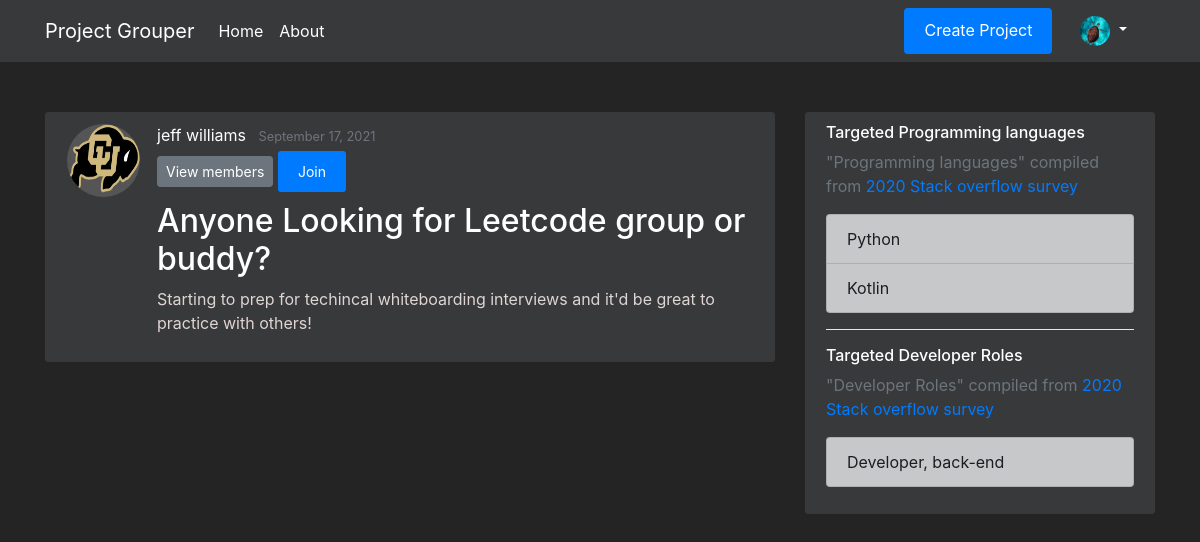
The app's page /projects/2 (signed in) with its own data.
### flaskapp/models.py (models this page shows, shortened)
class Users(db.Model, UserMixin):
    __tablename__ = 'user'
    id = db.Column(db.Integer, primary_key=True, nullable=False)
    first_name = db.Column(db.String(20), nullable=False)
    last_name = db.Column(db.String(20), nullable=False)
    email = db.Column(db.String(50), unique=True, nullable=False)
    password = db.Column(db.String(20), nullable=False)
    profile_image = db.Column(db.String(20), nullable=False, default="Portrait_Placeholder.png")
    date_joined = db.Column(db.DateTime, nullable=False, default=datetime.utcnow)
    is_moderator = db.Column(db.Boolean, default=False, nullable=False)
    languages = db.relationship('Languages', secondary=UserLanguages, lazy='subquery', backref="get_users")
    careers = db.relationship('Careers', secondary=UserCareers, lazy='subquery', backref="get_users")

class Projects(db.Model):
    __tablename__ = 'project'
    id = db.Column(db.Integer, primary_key=True, nullable=False)
    name = db.Column(db.String(250), unique=True, nullable=False)
    desc = db.Column(db.String(500), unique=False, nullable=False)
    creation_timestamp = db.Column(db.DateTime, nullable=False, default=datetime.utcnow)
    start_date = db.Column(db.DateTime, nullable=True, default=datetime.utcnow)
    target_end_date = db.Column(db.DateTime, nullable=True, default=datetime.utcnow)
    owner_id = db.Column(db.Integer, db.ForeignKey('user.id'), nullable=False, default=1)
    owner = db.relationship("Users", foreign_keys=owner_id, backref="owned_projects", uselist=False)
    members = db.relationship('Users', secondary=UserProjects, lazy='subquery', backref="get_projects")
    languages = db.relationship('Languages', secondary=ProjectLanguages, lazy='subquery', backref="get_projects")
    careers = db.relationship('Careers', secondary=ProjectCareers, lazy='subquery', backref="get_projects")

class Languages(db.Model):
    __tablename__ = 'language'
    id = db.Column(db.Integer, primary_key=True, nullable=False)
    name = db.Column(db.String(50), unique=True, nullable=False)
    desc = db.Column(db.String(250), nullable=False, default="wikisnippet")
    image = db.Column(db.String(20), nullable=False, default="language.jpg")

class Careers(db.Model):
    __tablename__ = 'career'
    id = db.Column(db.Integer, primary_key=True, nullable=False)
    name = db.Column(db.String(100), unique=True, nullable=False)
    desc = db.Column(db.String(250), nullable=False, default="wikisnippet")
    image = db.Column(db.String(20), nullable=False, default="career.jpg")

### flaskapp/routes.py (the view)
@app.route("/projects/<int:project_id>")
def project(project_id):
    current_project = Projects.query.get_or_404(project_id)
    return render_template('project.html', title=current_project.name, current_project=current_project)

### flaskapp/models.py (called while the page is built)
@login_manager.user_loader
def load_user(user_id):
    return Users.query.get(int(user_id))

### flaskapp/templates/project.html (shortened to what this page needs)
{% extends "layout.html" %}
{% block content %}
    <article class="media content-section">
        <img class="rounded-circle article-img" src="{{ url_for('static', filename='profile_pics/' + current_project.owner.profile_image) }}">
        <div class="media-body">
            <div class="article-metadata">
                <a class="mr-2" href="#">{{ current_project.owner.first_name }} {{ current_project.owner.last_name }}</a>
                <small class="text-muted">{{ current_project.creation_timestamp.strftime('%B %d, %Y') }}</small>
                <div>
                    <button type="button" class="btn btn-secondary btn-sm mt-1 mb-1" data-toggle="modal" data-target="#viewProjectMembers">View members</button>
                {% if current_project.owner == current_user %}
                    <a class="btn btn-secondary btn-sm mt-1 mb-1" href="{{ url_for('update_project', project_id=current_project.id) }}">Update</a>
                    <button type="button" class="btn btn-danger btn-sm m-1" data-toggle="modal" data-target="#deleteModal">Delete</button>
                {% else %}
                    {% if current_user not in current_project.members  %}
                        <a class="btn btn-primary btn-sm mt-1 mb-1" href="{{ url_for('join_project', project_id=current_project.id) }}">Join</a>
                    {% else  %}
                        <a class="btn btn-danger btn-sm mt-1 mb-1" href="{{ url_for('leave_project', project_id=current_project.id) }}"> Leave </a>
                    {% endif %}
                {% endif %}
                </div>
            </div>
            <h2 class="article-title ">{{ current_project.name }}</h2>
            <p class="article-content">{{ current_project.desc }}</p>
        </div>
    </article>
        <body class=dark>
            </body>
        <body class=dark>
            </body>
{% endblock content %}
{% block sidebar %}
<div class="col-md-4">
    <div class="content-section">
      <h6>Targeted Programming languages</h6>
      <p class='text-muted'> "Programming languages" compiled from <a href="https://insights.stackoverflow.com/survey/2019#technology">2020 Stack overflow survey </a>
        <ul class="list-group">
        {% for language in current_project.languages %}
          <li class="list-group-item list-group-item-dark">{{ language.name }} </li>
        {% endfor %}
        </ul>
      </p>
      <hr color="white">
      <h6>Targeted Developer Roles</h6>
      <p class='text-muted'> "Developer Roles" compiled from <a href="https://insights.stackoverflow.com/survey/2020#developer-profile-developer-type-all-respondents">2020 Stack overflow survey </a>
        <ul class="list-group">
        {% for career in current_project.careers %}
          <li class="list-group-item list-group-item-dark">{{ career.name }} </li>
        {% endfor %}
        </ul>
      </p>
    </div>
</div>
{% endblock sidebar %}

### flaskapp/templates/layout.html (shortened to what this page needs)
<!DOCTYPE html>
<html lang="en">
<head>
    <link rel="stylesheet" href="https://maxcdn.bootstrapcdn.com/bootstrap/4.0.0/css/bootstrap.min.css">
    <link rel="stylesheet" type="text/css" href="{{ url_for('static', filename='/main.css') }}">
</head>
<body>
    <header class="site-header">
        <nav class="navbar navbar-expand-md navbar-dark bg-steel fixed-top">
            <div class="container">
                <a class="navbar-brand" href="/"> Project Grouper </a>
                <div class="collapse navbar-collapse" id="navbarToggle">
                    <div class="navbar-nav mr-auto">
                        <a class="nav-item nav-link" href="{{ url_for('home') }}">Home</a>
                        <a class="nav-item nav-link" href="{{ url_for('about') }}">About</a>
                    </div>
                    <div class="navbar-nav">
                        {% if current_user.is_authenticated %}
                            <a class="btn btn-primary btn-sml" href="{{ url_for('new_project') }}">Create Project</a>
                            <li class="nav-item dropdown">
                                <a class="nav-link dropdown-toggle" href="#" id="navbarDropdownMenuLink" role="button" data-toggle="dropdown" aria-haspopup="true" aria-expanded="false">
                                    <img src="{{ url_for('static', filename='profile_pics/' + current_user.profile_image) }}" width="30" height="30" class="rounded-circle">
                                </a>
                        {% else %}
                            <a class="nav-item nav-link" href="{{ url_for('login') }}">Login</a>
                            <a class="nav-item nav-link" href="{{ url_for('register') }}">Register</a>
                        {% endif %}
                    </div>
                </div>
            </div>
        </nav>
    </header>
    <main role="main" class="container">
      <div class="row">
        <div class="col-md-8">
          {% block content %}
          {% endblock %}
        </div>
        {% block sidebar %}
        {% endblock %}
      </div>
    </main>
</body>
</html>

### flaskapp/static/main.css (style rules this page uses)
.btn-primary { border: none; color: #ffffff; padding: 10px 20px; cursor: pointer; }
.navbar-nav > li { padding-left:20px; padding-right:20px; }
body { background: #252424; color: #e0d5d5; margin-top: 7rem; }
h1, h2, h3, h4, h5, h6 { color: #ffffff; }
.mr-2 { color: #ffffff; }
.bg-steel { background-color: #38393a; }
.site-header .navbar-nav .nav-link { color: #ffffff; }
.content-section { background: #38393a; padding: 10px 20px; border: 1px solid #38393a; border-radius: 3px; margin-bottom: 20px; }
.article-title { color: #ffffff; }
.article-content { white-space: pre-line; }
.article-img { height: 75px; width: 75px; margin-right: 16px; border: 1px solid #38393a; background:#555555; }
.article-metadata { padding-bottom: 1px; margin-bottom: 4px; border-bottom: 1px solid #38393a; }

### records on screen
Users: profile_image (placeholder picture)
Users: profile_image (picture), owner.first_name "jeff", owner.last_name "williams"
Projects: creation_timestamp "September 17, 2021", name "Anyone Looking for Leetcode group or buddy?", desc "Starting to prep for techincal whiteboarding interviews and it'd be great to practice with others!"
Languages: name "Python"
Languages: name "Kotlin"
Careers: name "Developer, back-end"
